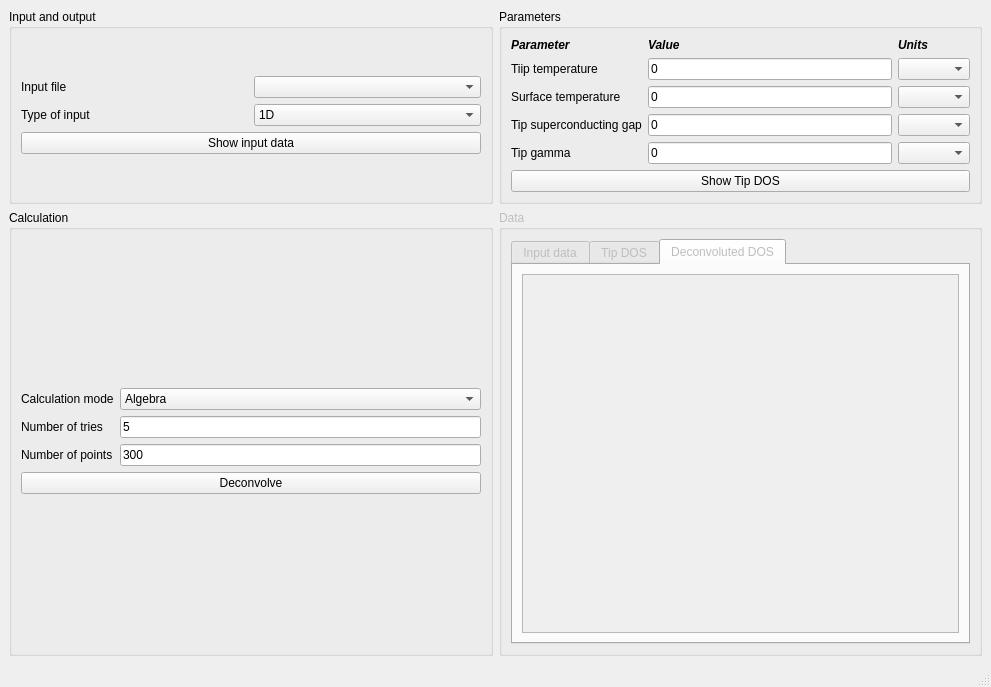
<?xml version="1.0" encoding="UTF-8"?>
<ui version="4.0">
 <class>MainWindow</class>
 <widget class="QMainWindow" name="MainWindow">
  <property name="geometry">
   <rect>
    <x>0</x>
    <y>0</y>
    <width>991</width>
    <height>687</height>
   </rect>
  </property>
  <property name="windowTitle">
   <string>STMdeconvpy</string>
  </property>
  <widget class="QWidget" name="centralwidget">
   <layout class="QGridLayout" name="gridLayout_10">
    <item row="0" column="0">
     <widget class="QGroupBox" name="groupBox">
      <property name="title">
       <string>Input and output</string>
      </property>
      <layout class="QGridLayout" name="gridLayout_6">
       <item row="0" column="0">
        <layout class="QGridLayout" name="gridLayout_3">
         <item row="0" column="0">
          <widget class="QLabel" name="label_7">
           <property name="text">
            <string>Input file</string>
           </property>
          </widget>
         </item>
         <item row="0" column="1">
          <widget class="QComboBox" name="box_input_file">
           <property name="toolTip">
            <string>Select the input file</string>
           </property>
          </widget>
         </item>
         <item row="1" column="0">
          <widget class="QLabel" name="label_10">
           <property name="text">
            <string>Type of input</string>
           </property>
          </widget>
         </item>
         <item row="1" column="1">
          <widget class="QComboBox" name="box_input_type">
           <property name="toolTip">
            <string>Tipe of input file, 1D for a one-dimensional dIdV curve</string>
           </property>
           <item>
            <property name="text">
             <string>1D</string>
            </property>
           </item>
          </widget>
         </item>
         <item row="2" column="0" colspan="2">
          <widget class="QPushButton" name="show_input">
           <property name="text">
            <string>Show input data</string>
           </property>
          </widget>
         </item>
        </layout>
       </item>
      </layout>
     </widget>
    </item>
    <item row="0" column="1">
     <widget class="QGroupBox" name="groupBox_2">
      <property name="title">
       <string>Parameters</string>
      </property>
      <layout class="QGridLayout" name="gridLayout_5">
       <item row="0" column="0">
        <layout class="QGridLayout" name="gridLayout">
         <item row="1" column="1">
          <widget class="QLineEdit" name="Ttip">
           <property name="toolTip">
            <string>Temperature of the tip</string>
           </property>
           <property name="text">
            <string>0</string>
           </property>
          </widget>
         </item>
         <item row="1" column="0">
          <widget class="QLabel" name="label">
           <property name="text">
            <string>Tiip temperature</string>
           </property>
          </widget>
         </item>
         <item row="2" column="0">
          <widget class="QLabel" name="label_2">
           <property name="text">
            <string>Surface temperature</string>
           </property>
          </widget>
         </item>
         <item row="2" column="1">
          <widget class="QLineEdit" name="Tsur">
           <property name="toolTip">
            <string>Temperature of the surface</string>
           </property>
           <property name="text">
            <string>0</string>
           </property>
          </widget>
         </item>
         <item row="1" column="2">
          <widget class="QComboBox" name="box_Ttip"/>
         </item>
         <item row="2" column="2">
          <widget class="QComboBox" name="box_Tsur"/>
         </item>
         <item row="3" column="1">
          <widget class="QLineEdit" name="delta">
           <property name="toolTip">
            <string>Superconducting gap of the Tip</string>
           </property>
           <property name="text">
            <string>0</string>
           </property>
          </widget>
         </item>
         <item row="3" column="0">
          <widget class="QLabel" name="label_3">
           <property name="text">
            <string>Tip superconducting gap</string>
           </property>
          </widget>
         </item>
         <item row="3" column="2">
          <widget class="QComboBox" name="box_delta"/>
         </item>
         <item row="4" column="0">
          <widget class="QLabel" name="label_4">
           <property name="text">
            <string>Tip gamma</string>
           </property>
          </widget>
         </item>
         <item row="4" column="1">
          <widget class="QLineEdit" name="gamma">
           <property name="toolTip">
            <string>Gamma of the Dynes superconductor assumed</string>
           </property>
           <property name="text">
            <string>0</string>
           </property>
          </widget>
         </item>
         <item row="4" column="2">
          <widget class="QComboBox" name="box_gamma"/>
         </item>
         <item row="5" column="0" colspan="3">
          <widget class="QPushButton" name="show_tip_dos">
           <property name="toolTip">
            <string>Show the DOS of the Tip at T=0</string>
           </property>
           <property name="text">
            <string>Show Tip DOS</string>
           </property>
          </widget>
         </item>
         <item row="0" column="0">
          <widget class="QLabel" name="label_11">
           <property name="font">
            <font>
             <weight>75</weight>
             <italic>true</italic>
             <bold>true</bold>
            </font>
           </property>
           <property name="text">
            <string>Parameter</string>
           </property>
          </widget>
         </item>
         <item row="0" column="1">
          <widget class="QLabel" name="label_12">
           <property name="font">
            <font>
             <weight>75</weight>
             <italic>true</italic>
             <bold>true</bold>
            </font>
           </property>
           <property name="text">
            <string>Value</string>
           </property>
          </widget>
         </item>
         <item row="0" column="2">
          <widget class="QLabel" name="label_13">
           <property name="font">
            <font>
             <weight>75</weight>
             <italic>true</italic>
             <bold>true</bold>
            </font>
           </property>
           <property name="text">
            <string>Units</string>
           </property>
          </widget>
         </item>
        </layout>
       </item>
      </layout>
      <zorder></zorder>
     </widget>
    </item>
    <item row="1" column="0">
     <widget class="QGroupBox" name="groupBox_3">
      <property name="title">
       <string>Calculation</string>
      </property>
      <layout class="QGridLayout" name="gridLayout_4">
       <item row="0" column="0">
        <layout class="QGridLayout" name="gridLayout_2">
         <item row="3" column="0" colspan="2">
          <widget class="QPushButton" name="deconvolve">
           <property name="text">
            <string>Deconvolve</string>
           </property>
          </widget>
         </item>
         <item row="0" column="1">
          <widget class="QComboBox" name="box_mode">
           <property name="toolTip">
            <string>Select the calculation mode, &quot;Algebra&quot; is the fastest, &quot;Minimize&quot; allows to know the uncertainty of the deconvolution</string>
           </property>
           <item>
            <property name="text">
             <string>Algebra</string>
            </property>
           </item>
           <item>
            <property name="text">
             <string>Minimize</string>
            </property>
           </item>
          </widget>
         </item>
         <item row="0" column="0">
          <widget class="QLabel" name="label_5">
           <property name="text">
            <string>Calculation mode</string>
           </property>
          </widget>
         </item>
         <item row="2" column="1">
          <widget class="QLineEdit" name="maxn">
           <property name="toolTip">
            <string>Number of grid points used in the deconvolution, the more the better</string>
           </property>
           <property name="text">
            <string>300</string>
           </property>
          </widget>
         </item>
         <item row="2" column="0">
          <widget class="QLabel" name="label_6">
           <property name="text">
            <string>Number of points</string>
           </property>
          </widget>
         </item>
         <item row="1" column="0">
          <widget class="QLabel" name="label_9">
           <property name="text">
            <string>Number of tries</string>
           </property>
          </widget>
         </item>
         <item row="1" column="1">
          <widget class="QLineEdit" name="ntries">
           <property name="toolTip">
            <string>Number of tries of the deconvolution, only used for the &quot;Minimize&quot; mode</string>
           </property>
           <property name="text">
            <string>5</string>
           </property>
          </widget>
         </item>
        </layout>
       </item>
      </layout>
     </widget>
    </item>
    <item row="1" column="1">
     <widget class="QGroupBox" name="groupBox_4">
      <property name="enabled">
       <bool>false</bool>
      </property>
      <property name="title">
       <string>Data</string>
      </property>
      <layout class="QGridLayout" name="gridLayout_11">
       <item row="0" column="0">
        <widget class="QTabWidget" name="text_deconv_dos">
         <property name="toolTip">
          <string>Data files</string>
         </property>
         <property name="currentIndex">
          <number>2</number>
         </property>
         <widget class="QWidget" name="tab">
          <attribute name="title">
           <string>Input data</string>
          </attribute>
          <layout class="QGridLayout" name="gridLayout_9">
           <item row="0" column="0">
            <widget class="QTextEdit" name="text_input">
             <property name="toolTip">
              <string>Input data file</string>
             </property>
            </widget>
           </item>
          </layout>
         </widget>
         <widget class="QWidget" name="tab_2">
          <attribute name="title">
           <string>Tip DOS</string>
          </attribute>
          <layout class="QGridLayout" name="gridLayout_8">
           <item row="0" column="0">
            <widget class="QTextEdit" name="test_tip_dos">
             <property name="toolTip">
              <string>DOS of the tip</string>
             </property>
            </widget>
           </item>
          </layout>
         </widget>
         <widget class="QWidget" name="tab_3">
          <attribute name="title">
           <string>Deconvoluted DOS</string>
          </attribute>
          <layout class="QGridLayout" name="gridLayout_7">
           <item row="0" column="0">
            <widget class="QTextEdit" name="textEdit">
             <property name="toolTip">
              <string>Deconvoluted DOS</string>
             </property>
            </widget>
           </item>
          </layout>
         </widget>
        </widget>
       </item>
      </layout>
     </widget>
    </item>
   </layout>
  </widget>
  <widget class="QMenuBar" name="menubar">
   <property name="geometry">
    <rect>
     <x>0</x>
     <y>0</y>
     <width>991</width>
     <height>25</height>
    </rect>
   </property>
  </widget>
  <widget class="QStatusBar" name="statusbar"/>
 </widget>
 <resources/>
 <connections/>
</ui>
